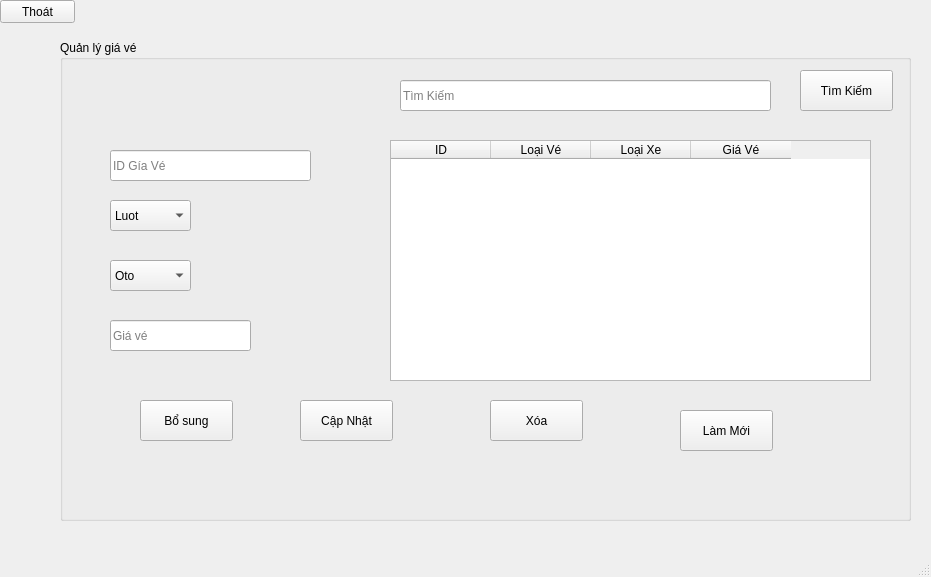
<?xml version="1.0" encoding="UTF-8"?>
<ui version="4.0">
 <class>MainWindow</class>
 <widget class="QMainWindow" name="MainWindow">
  <property name="geometry">
   <rect>
    <x>0</x>
    <y>0</y>
    <width>931</width>
    <height>577</height>
   </rect>
  </property>
  <property name="windowTitle">
   <string>MainWindow</string>
  </property>
  <widget class="QWidget" name="centralwidget">
   <widget class="QGroupBox" name="groupBox">
    <property name="geometry">
     <rect>
      <x>60</x>
      <y>40</y>
      <width>851</width>
      <height>481</height>
     </rect>
    </property>
    <property name="title">
     <string>Quản lý giá vé</string>
    </property>
    <widget class="QLineEdit" name="txtMaVe">
     <property name="geometry">
      <rect>
       <x>50</x>
       <y>110</y>
       <width>201</width>
       <height>31</height>
      </rect>
     </property>
     <property name="inputMask">
      <string/>
     </property>
     <property name="text">
      <string/>
     </property>
     <property name="placeholderText">
      <string>ID Gía Vé</string>
     </property>
    </widget>
    <widget class="QPushButton" name="btnLamMoi">
     <property name="geometry">
      <rect>
       <x>620</x>
       <y>370</y>
       <width>93</width>
       <height>41</height>
      </rect>
     </property>
     <property name="text">
      <string>Làm Mới</string>
     </property>
    </widget>
    <widget class="QTableWidget" name="tblGiaVe">
     <property name="geometry">
      <rect>
       <x>330</x>
       <y>100</y>
       <width>481</width>
       <height>241</height>
      </rect>
     </property>
     <column>
      <property name="text">
       <string>ID</string>
      </property>
     </column>
     <column>
      <property name="text">
       <string>Loại Vé</string>
      </property>
     </column>
     <column>
      <property name="text">
       <string>Loại Xe</string>
      </property>
     </column>
     <column>
      <property name="text">
       <string>Giá Vé</string>
      </property>
     </column>
    </widget>
    <widget class="QLineEdit" name="txtGiaVe">
     <property name="geometry">
      <rect>
       <x>50</x>
       <y>280</y>
       <width>141</width>
       <height>31</height>
      </rect>
     </property>
     <property name="inputMask">
      <string/>
     </property>
     <property name="text">
      <string/>
     </property>
     <property name="placeholderText">
      <string>Giá vé</string>
     </property>
    </widget>
    <widget class="QComboBox" name="cmbLoaiVe">
     <property name="geometry">
      <rect>
       <x>50</x>
       <y>160</y>
       <width>81</width>
       <height>31</height>
      </rect>
     </property>
     <item>
      <property name="text">
       <string>Luot</string>
      </property>
     </item>
     <item>
      <property name="text">
       <string>Thang</string>
      </property>
     </item>
     <item>
      <property name="text">
       <string>Nam</string>
      </property>
     </item>
    </widget>
    <widget class="QPushButton" name="btnSua">
     <property name="geometry">
      <rect>
       <x>240</x>
       <y>360</y>
       <width>93</width>
       <height>41</height>
      </rect>
     </property>
     <property name="toolTip">
      <string>&lt;html&gt;&lt;head/&gt;&lt;body&gt;&lt;p&gt;&lt;br/&gt;&lt;/p&gt;&lt;/body&gt;&lt;/html&gt;</string>
     </property>
     <property name="text">
      <string>Cập Nhật</string>
     </property>
    </widget>
    <widget class="QComboBox" name="cmbLoaiXe">
     <property name="geometry">
      <rect>
       <x>50</x>
       <y>220</y>
       <width>81</width>
       <height>31</height>
      </rect>
     </property>
     <item>
      <property name="text">
       <string>Oto</string>
      </property>
     </item>
     <item>
      <property name="text">
       <string>XeMay</string>
      </property>
     </item>
     <item>
      <property name="text">
       <string>XeDap</string>
      </property>
     </item>
    </widget>
    <widget class="QPushButton" name="btnXoa">
     <property name="geometry">
      <rect>
       <x>430</x>
       <y>360</y>
       <width>93</width>
       <height>41</height>
      </rect>
     </property>
     <property name="toolTip">
      <string>&lt;html&gt;&lt;head/&gt;&lt;body&gt;&lt;p&gt;&lt;br/&gt;&lt;/p&gt;&lt;/body&gt;&lt;/html&gt;</string>
     </property>
     <property name="text">
      <string>Xóa</string>
     </property>
    </widget>
    <widget class="QPushButton" name="btnThem">
     <property name="geometry">
      <rect>
       <x>80</x>
       <y>360</y>
       <width>93</width>
       <height>41</height>
      </rect>
     </property>
     <property name="toolTip">
      <string>&lt;html&gt;&lt;head/&gt;&lt;body&gt;&lt;p&gt;&lt;br/&gt;&lt;/p&gt;&lt;/body&gt;&lt;/html&gt;</string>
     </property>
     <property name="text">
      <string>Bổ sung</string>
     </property>
    </widget>
    <widget class="QLineEdit" name="txtTuKhoa">
     <property name="geometry">
      <rect>
       <x>340</x>
       <y>40</y>
       <width>371</width>
       <height>31</height>
      </rect>
     </property>
     <property name="inputMask">
      <string/>
     </property>
     <property name="text">
      <string/>
     </property>
     <property name="placeholderText">
      <string>Tìm Kiếm</string>
     </property>
    </widget>
    <widget class="QPushButton" name="btnTimKiem">
     <property name="geometry">
      <rect>
       <x>740</x>
       <y>30</y>
       <width>93</width>
       <height>41</height>
      </rect>
     </property>
     <property name="toolTip">
      <string>&lt;html&gt;&lt;head/&gt;&lt;body&gt;&lt;p&gt;&lt;br/&gt;&lt;/p&gt;&lt;/body&gt;&lt;/html&gt;</string>
     </property>
     <property name="text">
      <string>Tìm Kiếm</string>
     </property>
    </widget>
   </widget>
   <widget class="QPushButton" name="btnThoat">
    <property name="geometry">
     <rect>
      <x>0</x>
      <y>0</y>
      <width>75</width>
      <height>23</height>
     </rect>
    </property>
    <property name="text">
     <string>Thoát</string>
    </property>
   </widget>
  </widget>
  <widget class="QStatusBar" name="statusbar"/>
 </widget>
 <resources/>
 <connections/>
</ui>
